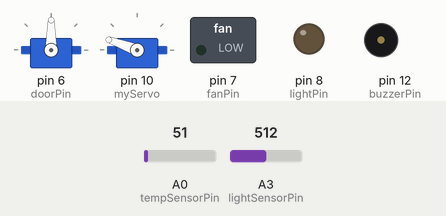
This sketch was run on a simulated Arduino Uno, built with avr-gcc and run on an emulated ATmega328P. Shown: 2 × servo, switched loads named in the sketch (green lamp = pin HIGH), output pins drawn as LEDs (lit = HIGH), buzzer (waves = sounding, pin HIGH). The inputs (shaded band) are chosen by the test bench; at power-on: A3 (lightSensorPin) = 512, A0 (tempSensorPin) = 51.

Above: at 3.8 s.
3.9 s: A3 (lightSensorPin) set to 262
6.7 s: A3 (lightSensorPin) set to 238
At 8.1 s:
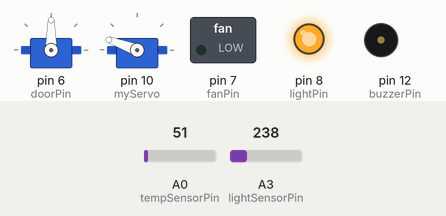
13.1 s: A3 (lightSensorPin) set to 260
At 14.9 s:
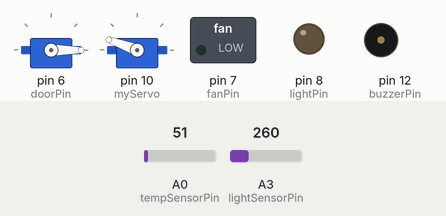
16.5 s: A3 (lightSensorPin) set to 240
At 22.7 s:
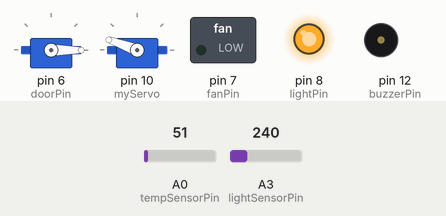
22.9 s: A3 (lightSensorPin) set to 300
At 24.3 s:
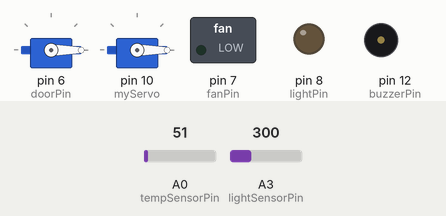
Timing chart, 0 to 32.5 s (numbered marks = the images above; inputs shaded):
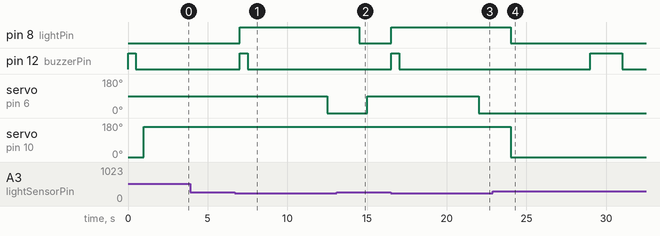

Measured:
- the behaviour switches between 250 and 249 on A3 (lightSensorPin) (found by bisection; images 0 and 1)
- after the input at 3.9 s, every drawn part: stays the same
- after the input at 6.7 s, pin 8 (lightPin): LOW → HIGH after 0.30 s; pin 12 (buzzerPin): LOW → HIGH after 0.30 s, → LOW 0.50 s later; servo on pin 6 (doorPin): 90° → 0° after 5.8 s
- after the input at 13.1 s, pin 8 (lightPin): HIGH → LOW after 1.4 s; pin 12 (buzzerPin): stays LOW (without the input it goes to HIGH after 1.4 s); servo on pin 6 (doorPin): 0° → 90° after 1.9 s
- after the input at 16.5 s, pin 8 (lightPin): LOW → HIGH at once; pin 12 (buzzerPin): LOW → HIGH after 0.00 s instead of 5.0 s; servo on pin 6 (doorPin): 90° → 0° after 5.5 s; servo on pin 10 (myServo): stays 160° (without the input it goes to 0° after 0.00 s)
- after the input at 22.9 s, pin 8 (lightPin): HIGH → LOW after 1.1 s; servo on pin 10 (myServo): 160° → 0° after 1.1 s

The sketch:

Final_Arduino_Project.ino
```cpp
#include <Servo.h>

#include "Arduino_SensorKit.h"

#define Environment Environment_I2C

Servo myServo; //This is the servo for the motor on the feeder

Servo DoorServo; //Servo for the door


const int motorPin = 10; // Pin connected to the motor

const int fanPin = 7;

const int tempSensorPin = A0;

const int doorPin = 6;

const int lightPin = 8;

const int buzzerPin = 12;

const int lightSensorPin = A3;

boolean buzzerHasBeeped = false; //this will help us keep track of whether or not the buzzer has already beeped...helping to keep the cycle in order

boolean feederHasStarted = false; //this helps us keep track of whether or not the feeder has already started...Helping to keep the cycle in order

unsigned long servoStartTime = 0; //this will be used as a timer

boolean continueRunning = true; // this is used to keep us in a null state that helps us present the photoresistor and door servo after the cycle has ran


void setup() {

  //get everything set up and ready to go! Set the pins
  Wire.begin();

  pinMode(lightSensorPin, INPUT);

  pinMode(lightPin, OUTPUT);

  pinMode(buzzerPin, OUTPUT);

  myServo.write(0);

  DoorServo.attach(doorPin);

  pinMode(doorPin, OUTPUT);

  myServo.attach(10);

  pinMode(fanPin, OUTPUT);

  Serial.begin(9600);

  Environment.begin();


}

void loop() { //the master loop


int lightValue = analogRead(lightSensorPin); // this is what we used to read the values of the heat sensor and help us determine whether or not to turn on the fan


if(lightValue<250){
  //TURN ON THE LIGHT IF IT IS NIGHT TIME AKA, the photoresistor is covered
  digitalWrite(lightPin, HIGH);

  //Buzz so the dog is called back in give a delay so he has time to get back
  digitalWrite(buzzerPin, HIGH);
  delay(500);
  digitalWrite(buzzerPin, LOW);

  //CLOSE THE DOOR
   delay(5000);
   DoorServo.write(0);
   delay(1000);


}else{
  //TURN off THE LIGHT BECAUSE IT IS DAYTIME
  digitalWrite(lightPin, LOW);
  //OPEN THE DOOR SO THE DOGGY CAN GO OUT

  if (!buzzerHasBeeped) { //this will be the first beep in the cycle, so we will keep the door closed so the dog has to finish his food
      digitalWrite(buzzerPin, HIGH);
      delay(500);
      digitalWrite(buzzerPin, LOW);
      buzzerHasBeeped = true;
      delay(500);

    }

    if (servoStartTime == 0) {
      servoStartTime = millis(); // Start the timer
      myServo.write(160); // Start the servo motor for the feeder
    }

    // Check if 15 seconds have elapsed in order to stop the ffeder
    if (millis() - servoStartTime >= 15000 && continueRunning == true) {
      myServo.write(0); // Stop the servo motor
      delay(5000);
      digitalWrite(buzzerPin,HIGH);
      delay(2000);
      digitalWrite(buzzerPin, LOW);
      delay(3000);
      DoorServo.write(0);
      delay(15000);
       continueRunning = false;

    }

   //this is the kind of null state where the door opens and closes based on the photo resistor...This is more for demonstration purposes.
  delay(500);
  DoorServo.write(90);
  delay(500);

}

  //you can uncomment this code out to check the values the photoresistor values are printing

  // Serial.print("Light Value: ");
  // Serial.print(lightValue);
  // Serial.println(" ");


  int sensorValue = analogRead(tempSensorPin);

  //Here you can print the heat values to make sure it's working...just uncomment out the code


  // Print the temperature for debugging
  // Serial.print("Temperature: ");
  // Serial.print(sensorValue);
  // Serial.println(" ");


  // If the temperature exceeds the threshold, turn on the fan; otherwise, turn it off
  if (sensorValue >=290) {
    digitalWrite(fanPin, HIGH); // Turn on the fan
  } else {
    digitalWrite(fanPin, LOW); // Turn off the fan
  }

  delay(1000);


}
```
